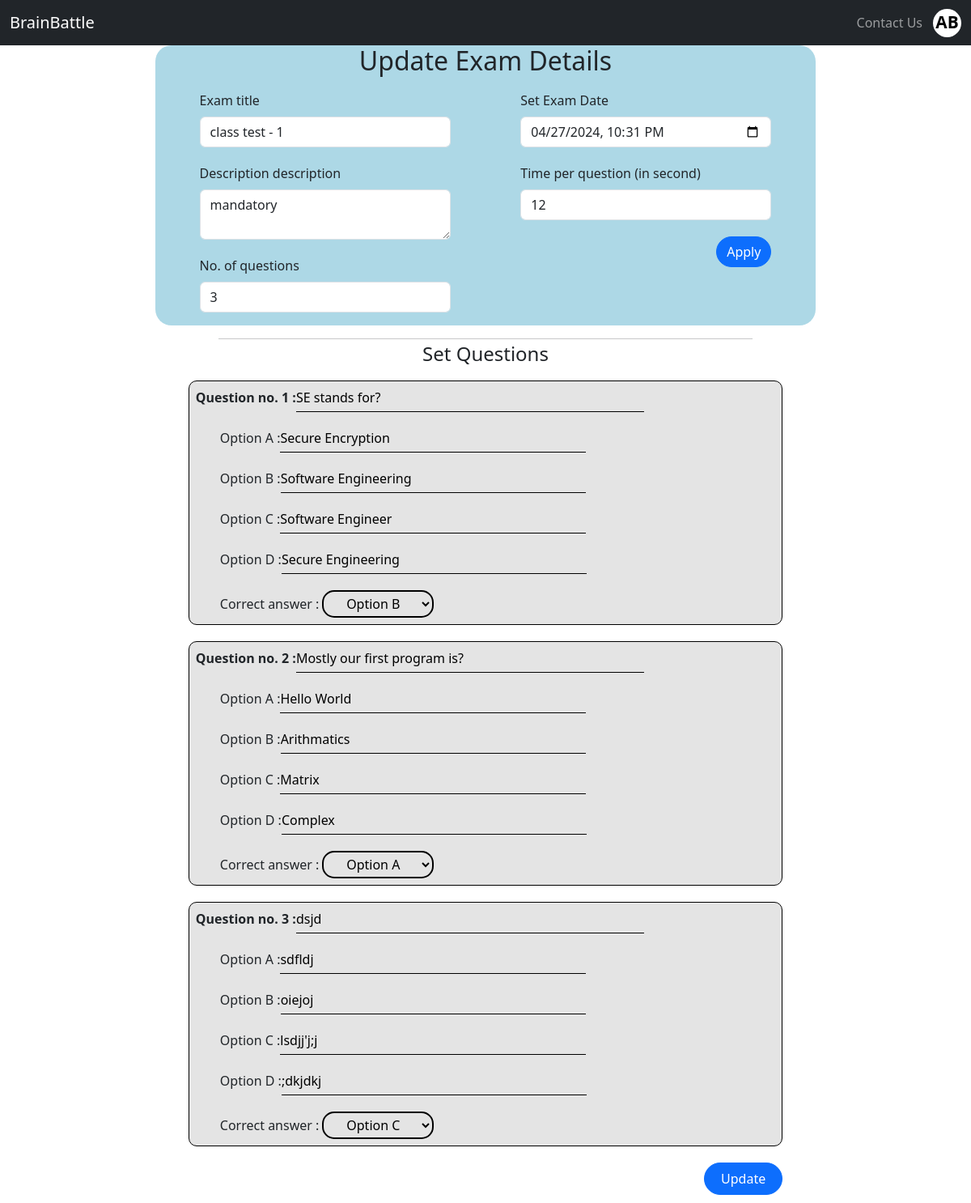
Screenshot of /update_test.php?id=1 (signed in) with the database file from the repository.
### tables this page shows
CREATE TABLE `exams` (
  `exam_id` int(8) NOT NULL,
  `exam_title` varchar(70) NOT NULL,
  `exam_description` varchar(150) NOT NULL,
  `no_of_questions` int(3) NOT NULL,
  `exam_date_time` datetime NOT NULL,
  `time_per_question` int(3) NOT NULL,
  `of_classroom` int(11) NOT NULL,
  `create_at` datetime NOT NULL DEFAULT current_timestamp()
);

CREATE TABLE `questions` (
  `question_id` int(8) NOT NULL,
  `question_text` varchar(255) NOT NULL,
  `option_a` varchar(255) NOT NULL,
  `option_b` varchar(255) NOT NULL,
  `option_c` varchar(255) NOT NULL,
  `option_d` varchar(255) NOT NULL,
  `correct_option` varchar(2) NOT NULL,
  `of_exam` int(6) NOT NULL,
  `create_at` datetime NOT NULL DEFAULT current_timestamp()
);

### update_test.php (the view, shortened to what this page needs)
<?php
require "partials/_dbconnect.php";
if (isset($_GET["id"])) {
    $examId = $_GET["id"];
    $sql = "select * from exams where exam_id=$examId";
    $result = mysqli_query($conn, $sql);
    $row = mysqli_fetch_assoc($result);
    $examTitle = $row["exam_title"];
    $examDescription = $row["exam_description"];
    $noOfQuestions = $row["no_of_questions"];
    $examDateTime = $row["exam_date_time"];
    $timePerQuestion = $row["time_per_question"];
}
?>
<!DOCTYPE html>
<html lang="en">
<head>
    <?php require "partials/_bootstrap_css.php"; ?>
    <link rel="stylesheet" href="css/style.css">
    <link rel="stylesheet" href="css/test_create.css">
</head>
<body>
    <div class="container">
        <form action="update_test.php" method="post">
            <div class="head">
                <h2 class="text-center">Update Exam Details</h2>
                <div class="test-details">
                    <div class="body">
                        <div class="detail-item">
                            <label for="examTitle" class="form-label">Exam title</label>
                            <?php
                            if (!isset($examTitle)) {
                                echo '<input type="text" class="form-control" id="examTitle" name="examTitle" placeholder="e.g. Mathematics Class-test 1" required>';
                            } else {
                                echo '<input type="text" class="form-control" id="examTitle" name="examTitle" placeholder="e.g. Mathematics Class-test 1" value="' . $examTitle . '" required>';
                            }
                            ?>
                        </div>
                        <div class="detail-item">
                            <label for="examDescription" class="form-label">Description description</label>
                            <?php
                            if (!isset($examDescription)) {
                                echo '<textarea class="form-control desc" id="examDescription" name="examDescription"
                                placeholder="e.g. Total marks - 100; Pass marks - 35"></textarea>';
                            } else {
                                echo '<textarea class="form-control desc" id="examDescription" name="examDescription"
                                placeholder="e.g. Total marks - 100; Pass marks - 35">' . $examDescription . '</textarea>';
                            }
                            ?>
                        </div>
                        <div class="detail-item">
                            <label for="noOfQuestions" class="form-label">No. of questions</label>
                            <?php
                            if (!isset($noOfQuestions)) {
                                echo '<input type="number" min="1" value="1" class="form-control" id="noOfQuestions"
                                name="noOfQuestions">';
                            } else {
                                echo '<input type="number" min="1" class="form-control" id="noOfQuestions"
                                name="noOfQuestions" value="' . $noOfQuestions . '">';
                            }
                            ?>
                        </div>
                    </div>
                    <div class="body">
                        <div class="detail-item">
                            <label for="examDateTime" class="form-label">Set Exam Date</label>
                            <?php
                            if (!isset($examDateTime)) {
                                echo '<input type="datetime-local" class="form-control" id="examDateTime" name="examDateTime" required>';
                            } else {
                                echo '<input type="datetime-local" class="form-control" id="examDateTime" name="examDateTime" value="' . $examDateTime . '" required>';
                            }
                            ?>
                        </div>
                        <div class="detail-item">
                            <label for="timePerQuestion" class="form-label">Time per question (in second)</label>
                            <?php
                            if (!isset($timePerQuestion)) {
                                echo '<input type="number" min="10" value="10" class="form-control" id="timePerQuestion"
                                name="timePerQuestion">';
                            } else {
                                echo '<input type="number" min="10" value="' . $timePerQuestion . '" class="form-control" id="timePerQuestion"
                                name="timePerQuestion">';
                            }
                            ?>
                        </div>
                        <button type="submit" class="btn btn-primary">Apply</button>
                    </div>
                </div>
            </div>
        </form>
        <form action="partials/_handleExamUpdation.php" method="post">
            <?php
            if (isset($noOfQuestions)) {
                $sql = "select * from questions where of_exam=$examId";
                $result = mysqli_query($conn, $sql);
                echo '
                <div class="test-questions">
                <hr>
                <h4 class="text-center mt-1">Set Questions</h4>';
                for ($i = 1; $i <= $noOfQuestions; $i++) {
                    if($row = mysqli_fetch_assoc($result)) {
                    echo '
                            <div class="test-item">
                                <div class="question">
                                    <span>Question no. ' . $i . ' : </span>
                                    <textarea oninput="auto_grow(this)" class="question-field" name="questionText' . $i . '" id="questionText' . $i . '">'. $row["question_text"] .'</textarea>
                                </div>
                                <div class="options">
                                    <div class="option-item">
                                        <span>Option A : </span><textarea oninput="auto_grow(this)" class="option-field" type="text" name="optionA' . $i . '" id="optionA' . $i . '">'. $row["option_a"] .'</textarea>
                                    </div>
                                    <div class="option-item">
                                        <span>Option B : </span><textarea oninput="auto_grow(this)" class="option-field" type="text" name="optionB' . $i . '" id="optionB' . $i . '">'. $row["option_b"] .'</textarea>
                                    </div>
                                    <div class="option-item">
                                        <span>Option C : </span><textarea oninput="auto_grow(this)" class="option-field" type="text" name="optionC' . $i . '" id="optionC' . $i . '">'. $row["option_c"] .'</textarea>
                                    </div>
                                    <div class="option-item">
                                        <span>Option D : </span><textarea oninput="auto_grow(this)" class="option-field" type="text" name="optionD' . $i . '" id="optionD' . $i . '">'. $row["option_d"] .'</textarea>
                                    </div>
                                    <div class="option-item">
                                        <label for="answer' . $i . '">Correct answer :</label>
                                        <select id="answer' . $i . '" name="answer' . $i . '" class="answer">';
                                            if($row["correct_option"] == "A") {
                                                echo '<hr>
                                                <option value="A" selected>Option A</option>';
                                            } else{
                                                echo '<hr>
                                                <option value="A">Option A</option>';
                                            }
                                            if($row["correct_option"] == "B") {
                                                echo '<hr>
                                                <option value="B" selected>Option B</option>';
                                            } else{
                                                echo '<hr>
                                                <option value="B">Option B</option>';
                                            }
                                            if($row["correct_option"] == "C") {
                                                echo '<hr>
                                                <option value="C" selected>Option C</option>';
                                            } else{
                                                echo '<hr>
                                                <option value="C">Option C</option>';
                                            }
                                echo '
                                        </select>
                                    </div>
                                </div>
                            </div>';
                    }
                }
                echo '
                            <input type="hidden" value="' . $examId . '" name="examId">
                            <input type="hidden" value="' . $examTitle . '" name="examTitle">
                            <input type="hidden" value="' . $examDescription . '" name="examDescription">
                            <input type="hidden" value="' . $noOfQuestions . '" name="noOfQuestions">
                            <input type="hidden" value="' . $examDateTime . '" name="examDateTime">
                            <input type="hidden" value="' . $timePerQuestion . '" name="timePerQuestion">
                            <button type="submit" class="btn btn-primary">Update</button>
                            </div>';
                        }
            ?>
        </form>
    </div>
</body>
</html>

### css/style.css (style rules this page uses)
* { margin: 0; padding: 0; }
hr { width: 75%; margin: 0 auto; }

### css/test_create.css (style rules this page uses)
.container { width: 70vw; height: 100vh; }
.head { background-color: lightblue; border-radius: 20px; }
.test-details { display: flex; flex-direction: row; justify-content: space-evenly; width: 100%; min-height: 300px; height: fit-content; gap: 0 2rem; }
.body { display: flex; flex-direction: column; align-items: center; width: 38%; }
.body button { align-self: flex-end; margin: 10px 0; border-radius: 20px; }
.detail-item { margin: 10px 0; width: 100%; }
.desc { max-height: 80px; }
.test-questions { display: flex; flex-direction: column; width: 90%; margin: 0 auto; }
.test-item { background-color: rgb(228, 228, 228); padding: 0.5rem; border: 1px solid black; border-radius: 10px; margin: 10px 0; }
.question { display: flex; align-items: baseline; }
.question>span { font-weight: bold; }
.question-field { border: none; background: none; border-bottom: 1px solid black; resize: none; overflow: hidden; height: 30px; width: 60%; outline: none; }
.options { display: flex; flex-direction: column; margin-left: 30px; }
.option-item { display: flex; align-items: baseline; margin-top: 20px; }
.option-field { border: none; background: none; border-bottom: 1px solid black; resize: none; overflow: hidden; height: 30px; width: 55%; outline: none; }
.answer { background: none; padding: 3px 8px; margin: 0 4px; outline: none; border: 2px solid black; border-radius: 15px; cursor: pointer; text-align: center; }
.answer option { background-color: rgb(238, 238, 238); }
.test-questions button { align-self: flex-end; margin: 10px 0; padding: 7px 20px; border-radius: 20px; }
hr { width: 90%; margin: 0 auto; margin-top: 1rem; }

### rows the page displays
exams: examTitle "class test - 1", examDescription "mandatory", noOfQuestions "3", examDateTime "04/27/2024 22:31", timePerQuestion "12"
questions: question_text "SE stands for?", option_a "Secure Encryption", option_b "Software Engineering", option_c "Software Engineer", option_d "Secure Engineering", correct_option "Option B"
questions: question_text "Mostly our first program is?", option_a "Hello World", option_b "Arithmatics", option_c "Matrix", option_d "Complex", correct_option "Option A"
questions: question_text "dsjd", option_a "sdfldj", option_b "oiejoj", option_c "lsdjj'j;j", option_d ";dkjdkj", correct_option "Option C"

### other values shown
$first_name[0] "A"
$last_name[0] "B"
